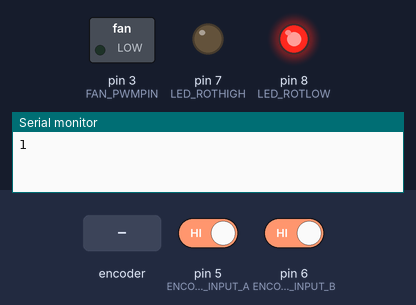
The sketch below on a simulated Arduino Uno, built with avr-gcc and run on an emulated ATmega328P. On the bench: switched loads named in the sketch (green lamp = pin HIGH), output pins drawn as LEDs (lit = HIGH), the last lines printed to the serial monitor. The test bench sets the inputs (shaded band); at power-on: pin 5 (ENCODER_INPUT_A) HIGH, pin 6 (ENCODER_INPUT_B) HIGH.

Above: at 0.51 s.
At 2.2 s:
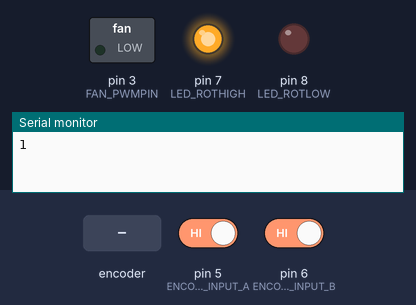
2.3 s: rotary encoder on pin 5 (ENCODER_INPUT_A) / pin 6 (ENCODER_INPUT_B) turned 3 steps (first pin leading)
At 3.7 s:
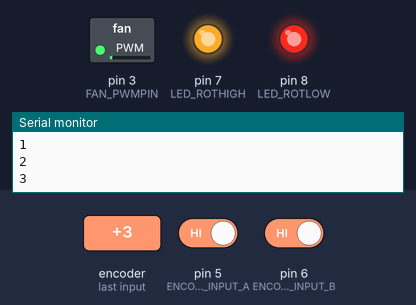
Timing chart, 0 to 5.3 s (numbered marks = the images above; inputs shaded):
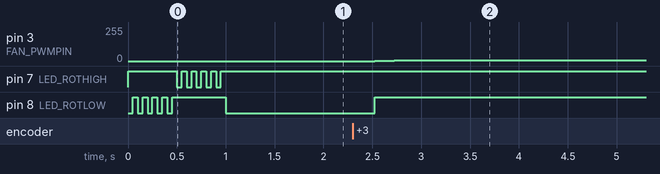

Measured:
- after the input at 2.3 s, pin 3 (FAN_PWMPIN): 0/255 → 2/255 after 0.23 s, → 5/255 0.20 s later; pin 8 (LED_ROTLOW): LOW → HIGH after 0.23 s

The sketch:

FanPWM.ino
```cpp
//GPIO for A and B Rotary Encoder pins
#define ENCODER_INPUT_A 5
#define ENCODER_INPUT_B 6
#define FAN_PWMPIN 3
#define LED_ROTHIGH 7
#define LED_ROTLOW 8

#define MINROTVALUE 1
#define MAXROTVALUE 99

#define FANSPEED_INITICATOR_DELAY 50


#define STATE_00    0
#define STATE_C01   1
#define STATE_C10   2
#define STATE_C11   3
#define STATE_A01   5
#define STATE_A10   6
#define STATE_A11   7

#define DIR_X  0x00    // Don't Know
#define DIR_C  0x10    // Clockwise
#define DIR_A  0x20    // ANTI clockwise


typedef struct _fsm_node {
    int nextState ;
    int dir ;
} FSMNode ;

#define _FSE(_dir,_ns)  {nextState:_ns, dir:_dir}
#define _HSE(_dir,_ns)  {nextState:_ns, dir:DIR_X}
#define _SE(_dir, _ns)  {nextState:_ns, dir:DIR_X}
#define _RESET(_ns) {nextState:_ns, dir:DIR_X}


int state = 0 ;


// Rotary Encoder FSM table -  8 States by 2 bit input (32 FSM nodes)
// This table can easily be fitted into an array of 8x4 bytes (high nybble has direction, low nybble the 'next state')
// To do this we need to refine our macros. For example #define _FSE(_dir,_ns)  (_dir | _ns)
FSMNode fsm[8][4] = {
       //                                 Pins 'BA'
       //          00                     01                   10             11
       {_RESET(STATE_00),  _SE(DIR_C,STATE_C01), _SE(DIR_A,STATE_A10), _RESET(STATE_00)},  //STATE_00

       //          00                     01                   10             11
       {_SE(DIR_A,STATE_00), _RESET(STATE_C01), _RESET(STATE_C10), _SE(DIR_C,STATE_C11)},  //STATE_C01

       //          00                     01                   10             11
       {_FSE(DIR_C,STATE_00), _RESET(STATE_C01), _RESET(STATE_C10), _SE(DIR_A,STATE_A11)},  //STATE_C10

       //          00                     01                   10             11
       {  _RESET(STATE_00),     _HSE(DIR_A,STATE_A01), _HSE(DIR_C,STATE_C10), _RESET(STATE_C11)}, //STATE_C11

       {0,0,0},      //4 Not used

       //          00                     01                   10             11
       {_FSE(DIR_A,STATE_00), _RESET(STATE_A01), _RESET(STATE_A10), _SE(DIR_C,STATE_C11)}, //STATE_A01

       //          00                     01                   10             11
       {_SE(DIR_C,STATE_00),   _RESET(STATE_A01), _RESET(STATE_A10), _SE(DIR_A,STATE_A11)}, //STATE_A10

       //          00                     01                   10             11
       {_RESET(STATE_00),  _HSE(DIR_A,STATE_A01), _HSE(DIR_C,STATE_C10), _RESET(STATE_A11)}, //STATE_A11


} ;


bool handleRotaryEncoder(void) ;


int rotValue = MINROTVALUE ;

void setup() {

  Serial.begin(9600) ;
  pinMode(ENCODER_INPUT_A, INPUT_PULLUP) ;
  pinMode(ENCODER_INPUT_B, INPUT_PULLUP) ;

  pinMode(FAN_PWMPIN, OUTPUT);


  pinMode(LED_ROTHIGH, OUTPUT);
  digitalWrite(LED_ROTHIGH,HIGH) ;
  pinMode(LED_ROTLOW, OUTPUT);
  digitalWrite(LED_ROTLOW,HIGH) ;

  setFanPWM(rotValue) ;

  for(int i = 0 ; i < 5 ; i++)
    fanLEDBlink(FANSPEED_INITICATOR_DELAY, LED_ROTLOW) ;

  for(int i = 0 ; i < 5 ; i++)
    fanLEDBlink(FANSPEED_INITICATOR_DELAY, LED_ROTHIGH) ;


}

void fanLEDBlink(int del,int indicator){
    digitalWrite(indicator,LOW) ;
    delay(del) ;
    digitalWrite(indicator,HIGH) ;
    delay(del) ;
}


int getRotaryDirection() {

  int  encoderInput = digitalRead(ENCODER_INPUT_B) << 1 | digitalRead(ENCODER_INPUT_A);

  FSMNode fsmNode = fsm[state][encoderInput] ;
  state = fsmNode.nextState ;
  return fsmNode.dir ;

}

void loop() {

    if (handleRotaryEncoder()) {
      setFanPWM(rotValue) ;
    }

    digitalWrite(LED_ROTHIGH,((rotValue == MAXROTVALUE) ? LOW : HIGH)) ;
    digitalWrite(LED_ROTLOW,((rotValue == MINROTVALUE) ? LOW : HIGH)) ;

}

bool handleRotaryEncoder() {
  int dirct = getRotaryDirection() ;

  if (dirct == DIR_C) {

    if (rotValue < MAXROTVALUE) {
      rotValue++;
      return true ;
    }

  } else if (dirct == DIR_A) {
    if (rotValue > MINROTVALUE) {
        rotValue--;
        return true ;

    }
  }
  return false ;
}

 void setFanPWM(int dCycle) {
      Serial.println(dCycle) ;
      int sdc = map(dCycle, MINROTVALUE, MAXROTVALUE, 0, 255);
      analogWrite(FAN_PWMPIN, sdc);
}
```
